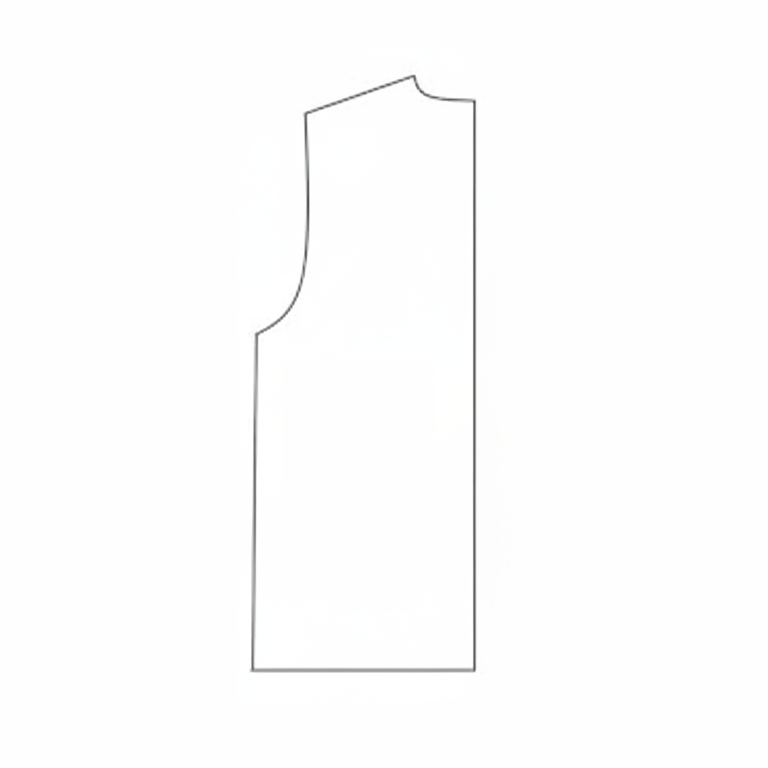
#> input picture BasePattern_Back.png, 768 x 768 px, found by its file name
$ python image_to_curves.py
#> lines starting #> are read from the running program, lines starting #| are printed output that depends on the picture; after the words box and inside, x2 and y2 are one past the last pixel; in counts of white or black regions, pixels touching at a corner belong together
"""Convert pattern images to parametric curves."""
import cv2
import numpy as np
import json
from pathlib import Path
from utils.geometry import fit_bspline, evaluate_bspline, find_extrema


def convert_numpy_to_list(obj):
    """Recursively convert numpy arrays and types to native Python types for JSON serialization."""
    if isinstance(obj, np.ndarray):
        return obj.tolist()
    elif isinstance(obj, np.integer):
        return int(obj)
    elif isinstance(obj, np.floating):
        return float(obj)
    elif isinstance(obj, (list, tuple)):
        return [convert_numpy_to_list(item) for item in obj]
    elif isinstance(obj, dict):
        return {key: convert_numpy_to_list(value) for key, value in obj.items()}
    else:
        return obj


class PatternConverter:
    """Converts pattern images to curve representations."""

    def __init__(self, image_path, pixels_per_cm=10):
        """
        Initialize converter.

        Args:
            image_path: Path to pattern image (PNG)
            pixels_per_cm: Scale factor for cm conversion
        """
        self.image_path = Path(image_path)
        self.pixels_per_cm = pixels_per_cm
        self.image = None
        self.contours = []
        self.curve_data = None

    def load_image(self):
        """Load and preprocess image."""
        self.image = cv2.imread(str(self.image_path))
        if self.image is None:
            raise FileNotFoundError(f"Image not found: {self.image_path}")

        # Convert to grayscale
        gray = cv2.cvtColor(self.image, cv2.COLOR_BGR2GRAY)
        return gray

    def detect_edges(self, gray_image, blur_kernel=5, canny_low=50, canny_high=150):
        """
        Detect edges in the pattern.

        Args:
            gray_image: Grayscale image
            blur_kernel: Gaussian blur kernel size
            canny_low: Canny low threshold
            canny_high: Canny high threshold

        Returns:
            Binary edge image
        """
        # Apply Gaussian blur to reduce noise
        blurred = cv2.GaussianBlur(gray_image, (blur_kernel, blur_kernel), 0)

        # Canny edge detection
        edges = cv2.Canny(blurred, canny_low, canny_high)

        return edges

    def find_contours(self, edges):
        """
        Find contours from edge image.

        Args:
            edges: Binary edge image

        Returns:
            List of contours
        """
        contours, hierarchy = cv2.findContours(edges, cv2.RETR_EXTERNAL, cv2.CHAIN_APPROX_SIMPLE)

        # Filter by area to remove noise
        min_area = 1000
        filtered_contours = [cnt for cnt in contours if cv2.contourArea(cnt) > min_area]

        # Sort by area (largest first)
        filtered_contours = sorted(filtered_contours, key=cv2.contourArea, reverse=True)

        self.contours = filtered_contours
        return filtered_contours

    # [55 lines left out: function identify_key_points, not called in this run]

    def detect_corners(self, points, angle_threshold=130, min_distance=80, window=30):
        """
        Detect sharp corner points (actual pattern corners).

        Args:
            points: Array of contour points
            angle_threshold: Angle threshold in degrees (lower = sharper corner)
            min_distance: Minimum distance between corners in pixels
            window: Window size for angle calculation

        Returns:
            List of corner point indices
        """
        points = np.array(points)
        n = len(points)
        angles = []

        # Calculate angles at each point
        for i in range(n):
            # Get neighboring points with larger window
            p1 = points[(i - window) % n]
            p2 = points[i]
            p3 = points[(i + window) % n]

            # Calculate vectors
            v1 = p1 - p2
            v2 = p3 - p2

            # Calculate angle
            norm1 = np.linalg.norm(v1)
            norm2 = np.linalg.norm(v2)

            if norm1 > 0 and norm2 > 0:
                cos_angle = np.dot(v1, v2) / (norm1 * norm2)
                cos_angle = np.clip(cos_angle, -1.0, 1.0)
                angle = np.degrees(np.arccos(cos_angle))
                angles.append({'idx': i, 'angle': angle, 'point': p2})

        # Sort by angle to get sharpest corners first
        angles = sorted(angles, key=lambda a: a['angle'])

        # Select only sharp corners that are far apart
        corners = []
        for corner in angles:
            if corner['angle'] >= angle_threshold:
                break  # No more sharp corners

            too_close = False
            for existing in corners:
                dist = np.linalg.norm(corner['point'] - existing['point'])
                if dist < min_distance:
                    too_close = True
                    break

            if not too_close:
                corners.append(corner)

        # Sort by position along contour
        corners = sorted(corners, key=lambda c: c['idx'])

        return corners

    def is_segment_straight(self, points, tolerance=5):
        """
        Check if a segment is approximately straight.

        Args:
            points: Array of points in the segment
            tolerance: Maximum deviation from straight line in pixels

        Returns:
            True if segment is straight, False otherwise
        """
        if len(points) < 3:
            return True

        # Fit a line from start to end
        start = points[0]
        end = points[-1]

        # Calculate distance from each point to the line
        line_vec = end - start
        line_len = np.linalg.norm(line_vec)

        if line_len < 1:
            return True

        line_vec_norm = line_vec / line_len

        max_dist = 0
        for point in points[1:-1]:
            # Vector from start to point
            point_vec = point - start
            # Project onto line
            projection = np.dot(point_vec, line_vec_norm) * line_vec_norm
            # Distance from point to line
            dist = np.linalg.norm(point_vec - projection)
            max_dist = max(max_dist, dist)

        return max_dist <= tolerance

    def convert_to_curves(self, contour, num_control_points=50):
        """
        Convert contour to curve representation using corner-based splines.

        Args:
            contour: OpenCV contour
            num_control_points: Number of control points for spline (deprecated, uses corners)

        Returns:
            Dictionary with curve data
        """
        # Extract points from contour
        points = contour.reshape(-1, 2).astype(float)

        # Detect corner points
        corners = self.detect_corners(points)

        if len(corners) < 3:
            raise ValueError(f"Not enough corners detected: {len(corners)}. Need at least 3.")

        # Create segments between corners - either lines or curves
        segments = []
        n_corners = len(corners)

        for i in range(n_corners):
            start_idx = corners[i]['idx']
            end_idx = corners[(i + 1) % n_corners]['idx']

            # Extract points for this segment
            if end_idx > start_idx:
                segment_points = points[start_idx:end_idx+1]
            else:
                # Wrap around
                segment_points = np.vstack([points[start_idx:], points[:end_idx+1]])

            # Check if segment is straight or curved
            is_straight = self.is_segment_straight(segment_points)

            if is_straight:
                # Store as a line
                segments.append({
                    'type': 'line',
                    'start_corner': i,
                    'end_corner': (i + 1) % n_corners,
                    'start_point': convert_numpy_to_list(segment_points[0]),
                    'end_point': convert_numpy_to_list(segment_points[-1])
                })
            else:
                # Store as a curve - use just a few sample points
                # Downsample to ~5 control points
                n_samples = min(5, len(segment_points))
                indices = np.linspace(0, len(segment_points)-1, n_samples, dtype=int)
                control_pts = segment_points[indices]

                segments.append({
                    'type': 'curve',
                    'start_corner': i,
                    'end_corner': (i + 1) % n_corners,
                    'control_points': convert_numpy_to_list(control_pts)
                })

        return {
            'corners': convert_numpy_to_list([{
                'point': c['point'].tolist(),
                'angle': c['angle']
            } for c in corners]),
            'segments': segments,
            'pixels_per_cm': self.pixels_per_cm,
            'image_size': list(self.image.shape[:2])
        }

    def process(self):
        """
        Full processing pipeline.

        Returns:
            Curve data dictionary
        """
        # Load and process image
        gray = self.load_image()
        edges = self.detect_edges(gray)
        contours = self.find_contours(edges)

        if not contours:
            raise ValueError("No contours found in image")

        # Use largest contour
        main_contour = contours[0]

        # Convert to curves
        self.curve_data = self.convert_to_curves(main_contour)

        return self.curve_data

    def save_curves(self, output_path):
        """
        Save curve data to JSON file.

        Args:
            output_path: Path to output JSON file
        """
        if self.curve_data is None:
            raise ValueError("No curve data to save. Run process() first.")

        output_path = Path(output_path)
        output_path.parent.mkdir(parents=True, exist_ok=True)

        with open(output_path, 'w') as f:
            json.dump(self.curve_data, f, indent=2)

        return output_path


def convert_all_patterns(pattern_dir='.', output_dir='BasePatternCurves', pixels_per_cm=10):
    """
    Convert all base patterns to curves.

    Args:
        pattern_dir: Directory containing pattern images
        output_dir: Directory to save curve data
        pixels_per_cm: Scale factor

    Returns:
        Dictionary mapping pattern names to curve data
    """
    pattern_dir = Path(pattern_dir)
    output_dir = Path(output_dir)
    output_dir.mkdir(parents=True, exist_ok=True)

    patterns = {
        'back': 'BasePattern_Back.png',
        'front': 'BasePattern_Front.png',
        'sleeve': 'BasePattern_Sleeve.png'
    }

    results = {}

    for name, filename in patterns.items():
        image_path = pattern_dir / filename

        if not image_path.exists():
            print(f"Warning: {filename} not found, skipping...")
            continue

        print(f"Converting {filename}...")

        converter = PatternConverter(image_path, pixels_per_cm=pixels_per_cm)
        curve_data = converter.process()
#> in load_image, self.image is the input picture: shape (768, 768, 3); mean B, G, R 253, 253, 253
#> in detect_edges, `edges = cv2.Canny(blurred, canny_low, canny_high)`:
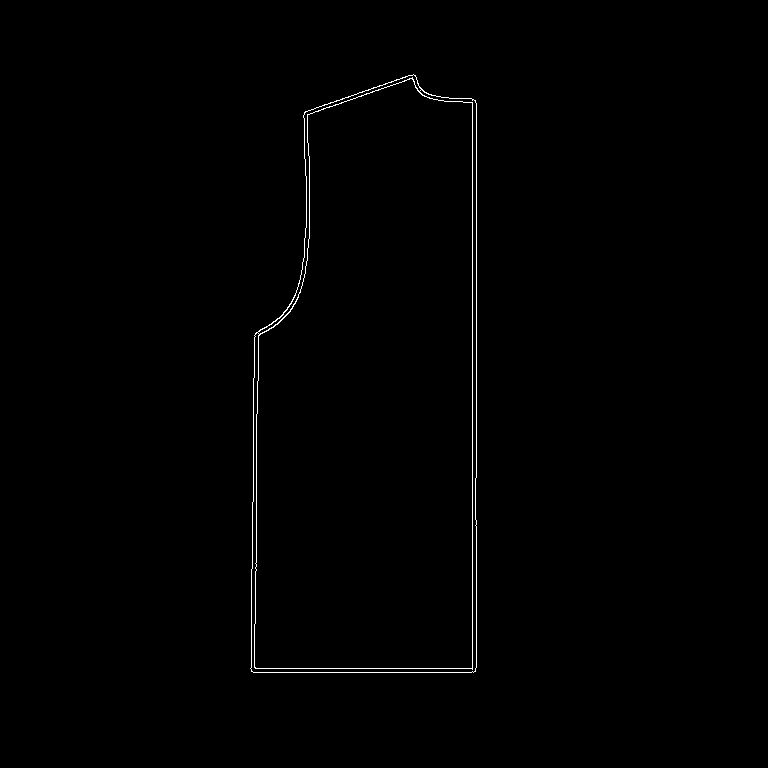
#> edges: shape (768, 768); 0.54% white in thin lines or dots, all inside (x1, y1, x2, y2) = (250, 74, 477, 673)
#> in find_contours, `contours, hierarchy = cv2.findContours(edges, cv2.RETR_EXTERNAL, cv2.C..`: contours = 1 contour; box (x1, y1, x2, y2) and area: (250, 74, 477, 673) 117980
#> in find_contours, `filtered_contours = [cnt for cnt in contours if cv2.contourArea(cnt) >..`: filtered_contours has the same summary as contours
#> in find_contours, `self.contours = filtered_contours`: self.contours has the same summary as contours
#> in process, `main_contour = contours[0]`: main_contour = contour of 197 points, box (x1, y1, x2, y2) (250, 74, 477, 673), area 117980
#> in convert_to_curves, `points = contour.reshape(-1, 2).astype(float)`: points = 197 pairs, first value 250 to 476, second value 74 to 672
#> in detect_corners, `n = len(points)`: n = 197
#> the loop in detect_corners, `for i in range(n):` made 197 passes
#> (p1, p2, p3, v1, v2, norm1, norm2, cos_angle) on passes 1 to 9: ([476, 477], [413, 74], [368, 89], [63, 403], [-45, 15], 407.9, 47.43, 0.166), ([476, 103], [412, 75], [367, 90], [64, 28], [-45, 15], 69.86, 47.43, -0.742), ([475, 102], [408, 75], [365, 90], [67, 27], [-43, 15], 72.24, 45.54, -0.753), ([475, 100], [407, 76], [364, 91], [68, 24], [-43, 15], 72.11, 45.54, -0.781), ([474, 100], [405, 76], [362, 91], [69, 24], [-43, 15], 73.05, 45.54, -0.784), ([473, 99], [404, 77], [361, 92], [69, 22], [-43, 15], 72.42, 45.54, -0.8), ([472, 99], [402, 77], [359, 92], [70, 22], [-43, 15], 73.38, 45.54, -0.802), ([471, 98], [401, 78], [358, 93], [70, 20], [-43, 15], 72.8, 45.54, -0.817), ([449, 98], [400, 78], [357, 93], [49, 20], [-43, 15], 52.92, 45.54, -0.75)
#> (norm1, norm2, cos_angle, angle) on passes 61 to 66: (46.49, 158.4, -0.445, 116.4), (46.49, 158.4, -0.445, 116.4), (45.54, 165.2, -0.441, 116.2), (45.54, 165.2, -0.441, 116.2), (45.54, 169, -0.428, 115.3), (45.54, 169, -0.428, 115.3)
#> the loop in detect_corners, `for corner in angles:` made 101 passes
#> corner on passes 1 to 12: {'idx': 140, 'angle': 2.01, 'point': [255, 336]}, {'idx': 138, 'angle': 2.01, 'point': [255, 334]}, {'idx': 141, 'angle': 2.13, 'point': [254, 337]}, {'idx': 139, 'angle': 2.26, 'point': [254, 335]}, {'idx': 143, 'angle': 11.86, 'point': [253, 378]}, {'idx': 142, 'angle': 11.96, 'point': [254, 377]}, {'idx': 148, 'angle': 12.59, 'point': [251, 667]}, {'idx': 150, 'angle': 12.64, 'point': [251, 669]}, {'idx': 149, 'angle': 12.72, 'point': [250, 668]}, {'idx': 151, 'angle': 13.07, 'point': [251, 671]}, {'idx': 152, 'angle': 13.18, 'point': [252, 671]}, {'idx': 153, 'angle': 13.51, 'point': [253, 672]}

        output_path = output_dir / f'{name}_curves.json'
        converter.save_curves(output_path)

        results[name] = curve_data
        print(f"  Saved to {output_path}")
#> pass 2 of the loop in convert_all_patterns, `for name, filename in patterns.items():`:
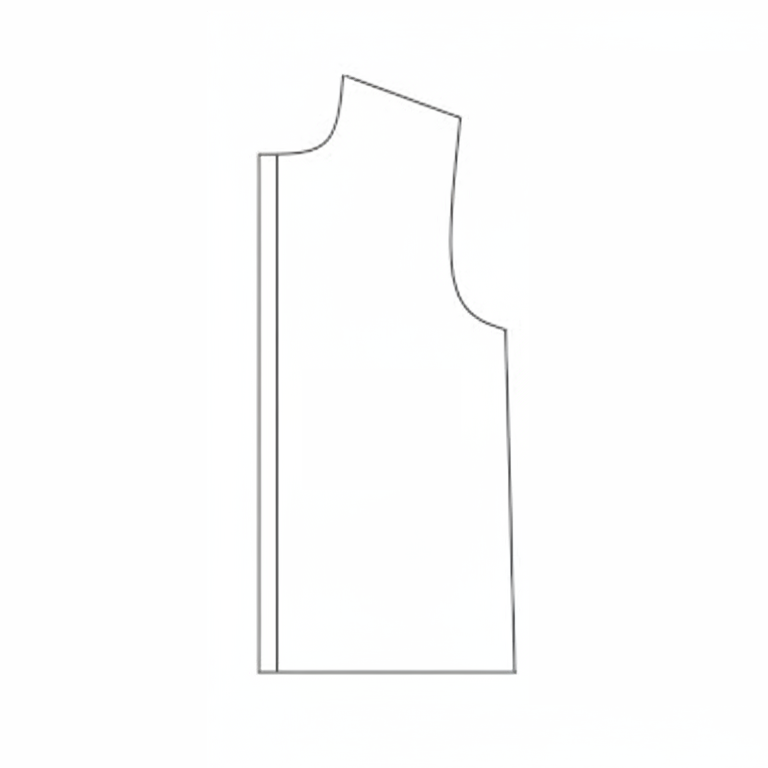
#> input picture BasePattern_Front.png, 768 x 768 px, found by its file name
#> in load_image, self.image is the input picture: shape (768, 768, 3); mean B, G, R 252.7, 252.8, 252.6
#> in detect_edges (call 2), `edges = cv2.Canny(blurred, canny_low, canny_high)`:
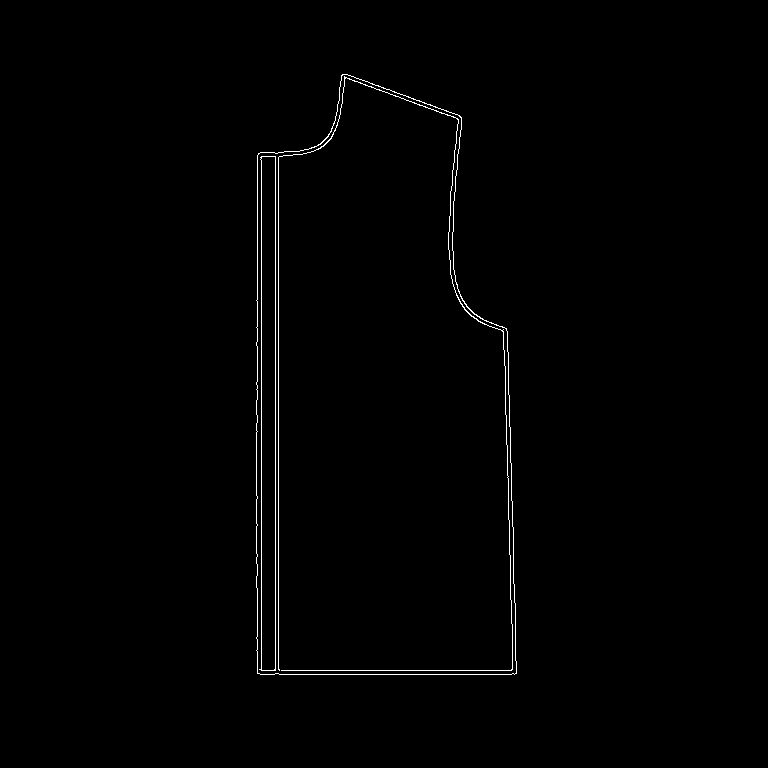
#> edges: shape (768, 768); 0.73% white in thin lines or dots, all inside (x1, y1, x2, y2) = (256, 74, 517, 675)
#> the loop in detect_corners (call 2), `for corner in angles:` made 127 passes
#> corner on passes 1 to 8: {'idx': 104, 'angle': 36.51, 'point': [260, 674]}, {'idx': 103, 'angle': 36.64, 'point': [259, 673]}, {'idx': 102, 'angle': 37.83, 'point': [257, 673]}, {'idx': 105, 'angle': 37.84, 'point': [274, 674]}, {'idx': 106, 'angle': 38.2, 'point': [275, 673]}, {'idx': 108, 'angle': 39.89, 'point': [279, 674]}, {'idx': 101, 'angle': 40.01, 'point': [257, 651]}, {'idx': 107, 'angle': 40.2, 'point': [278, 673]}
#> pass 3 of the loop in convert_all_patterns, `for name, filename in patterns.items():`:
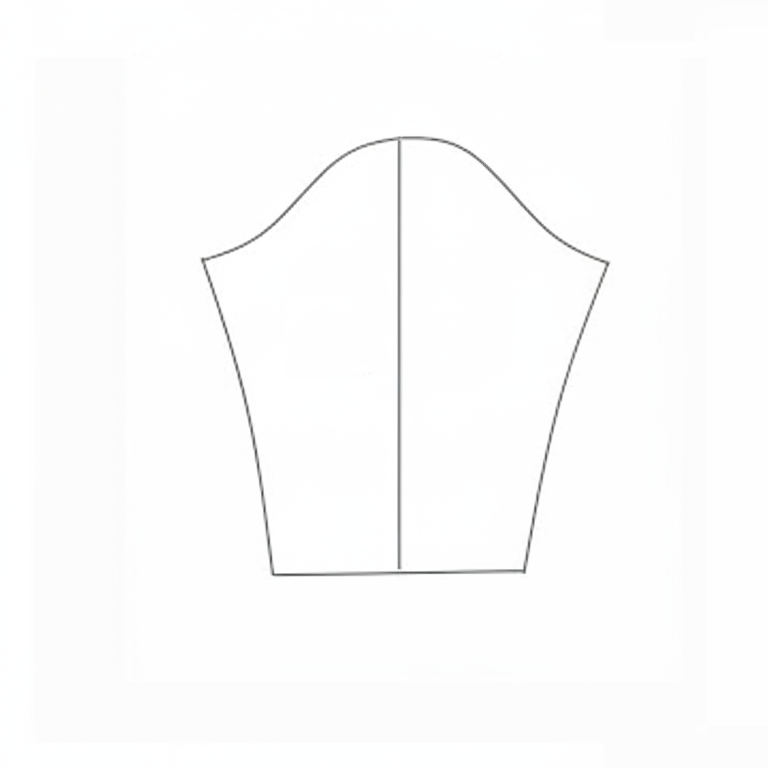
#> input picture BasePattern_Sleeve.png, 768 x 768 px, found by its file name
#> in load_image, self.image is the input picture: shape (768, 768, 3); mean B, G, R 252.5, 252.5, 252.4
#> in detect_edges (call 3), `edges = cv2.Canny(blurred, canny_low, canny_high)`:
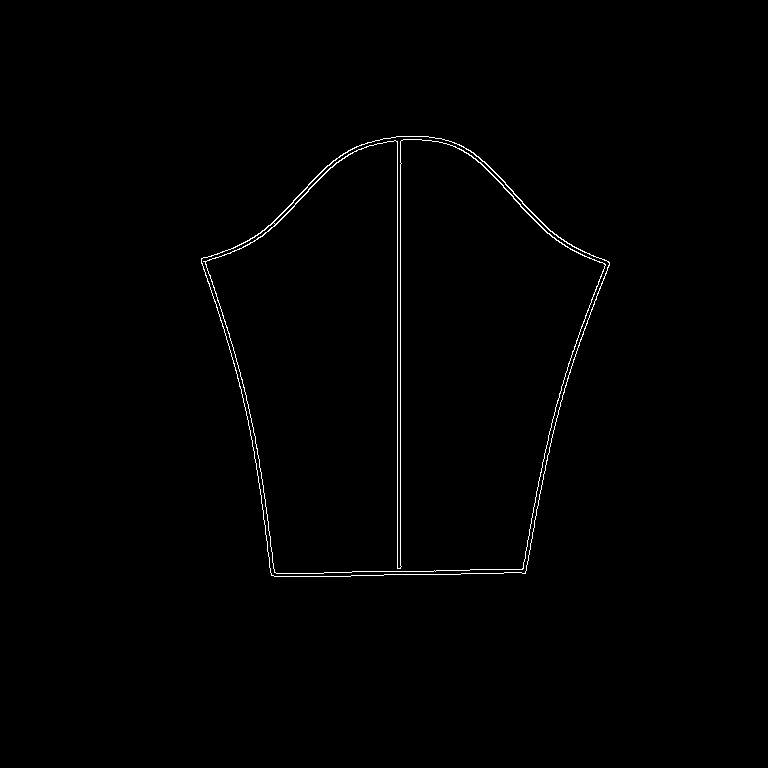
#> edges: shape (768, 768); 0.66% white in thin lines or dots, all inside (x1, y1, x2, y2) = (201, 136, 610, 577)

    return results


if __name__ == '__main__':
    # Run conversion
    convert_all_patterns()
